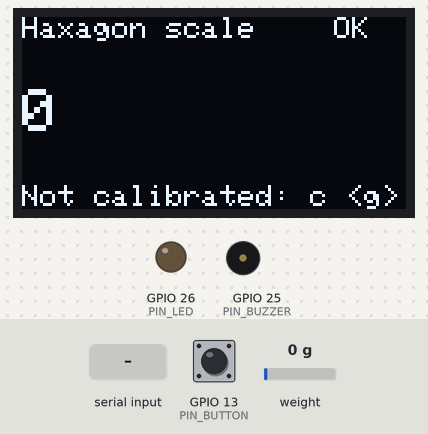
A sketch run on a simulated ESP32. Shown: 128×64 one-colour display, output pins drawn as LEDs (lit = HIGH), buzzer (waves = sounding). The inputs (shaded band) are chosen by the test bench; at power-on: GPIO 13 (PIN_BUTTON) HIGH, weight on the scale 0 g. EEPROM starts erased; what the sketch prints to the serial monitor is not drawn.

Above: at 3.5 s.
3.6 s: GPIO 13 (PIN_BUTTON) pulled LOW for 3.2 s
At 6.8 s:
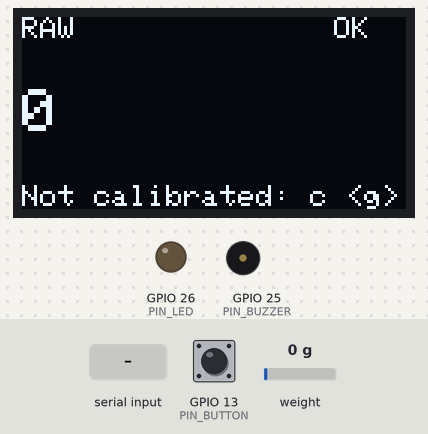
8.3 s: weight on the scale set to 100 g
At 9.1 s:
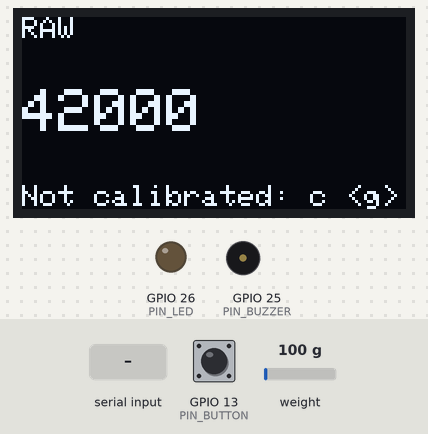
11.3 s: "c90\n" received over Serial
At 14.2 s:
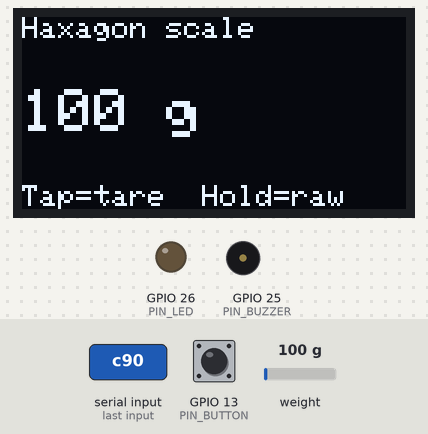
14.3 s: GPIO 13 (PIN_BUTTON) pulled LOW for 0.4 s
At 17.5 s:
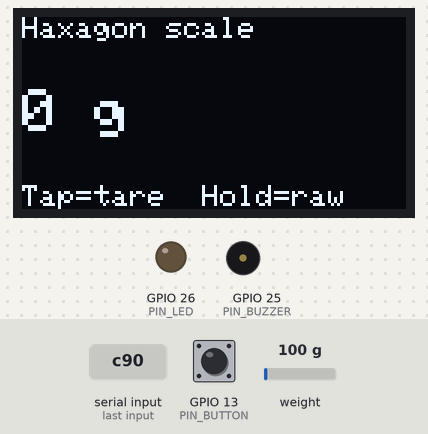
17.7 s: "r90\n" received over Serial
At 19.3 s:
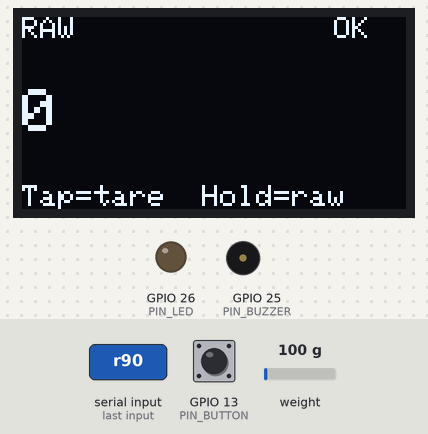
20.0 s: "r,45\n" received over Serial
At 21.6 s:
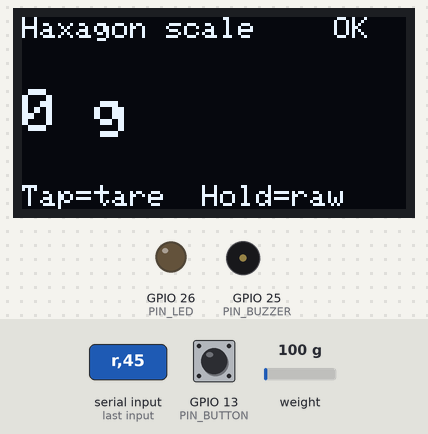
Timing chart, 0 to 22.9 s (numbered marks = the images above; inputs shaded):
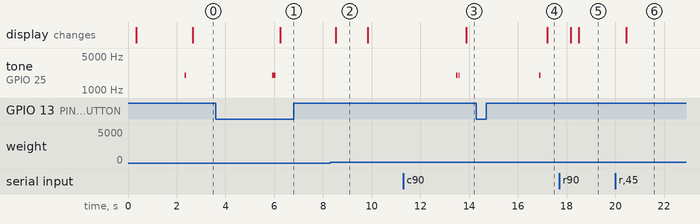

Measured:
- after the input at 3.6 s, tone on GPIO 25 (PIN_BUZZER): silent → 2000 Hz after 2.3 s, → silent 0.15 s later; the display: changes after 2.6 s (image 1)
- after the input at 8.3 s, the display: changes after 0.23 s (image 2)
- after the input at 11.3 s, tone on GPIO 25 (PIN_BUZZER): alternates 2000 Hz for 0.06 s and silent for 0.04 s, 4 changes in all, then stays silent, starting after 2.2 s; the display: changes after 2.6 s (image 3)
- after the input at 14.3 s, GPIO 26 (PIN_LED): stays LOW (without the input it goes to HIGH after 0.87 s); the display: changes after 2.9 s (image 4)
- after the input at 17.7 s, the display: first changes after 0.47 s (image 5 shows a later state)
- after the input at 20.0 s, the display: changes after 0.46 s (image 6)
- what the display in image 2 shows lasts 1.3 s, from 8.5 s to 9.8 s

The sketch:

scale_test.ino
```cpp
// Haxagon intake scale: bench test.
//
// Checks every part on its own before the Wi-Fi firmware exists:
//   - OLED shows the weight (or raw HX711 counts until calibrated)
//   - Button: short press = tare, hold 2 s = toggle raw / grams view
//   - LED lights and the buzzer beeps once when the reading settles
//   - Serial Monitor (115200 baud) prints every reading and takes commands
//
// Serial commands (type, then Enter):
//   t        tare (zero) with the plate empty
//   c 500    calibrate: put a known 500 g item on the plate first
//   r        toggle raw / grams view
//   b        test the buzzer and LED
//
// The calibration factor is saved to flash, so it survives a reboot.
// Pins follow the wiring table in README.md (Scale hardware).

#include <Wire.h>
#include <Adafruit_GFX.h>
#include <Adafruit_SSD1306.h>
#include <HX711.h>
#include <Preferences.h>

const int PIN_HX_DT = 16;
const int PIN_HX_SCK = 4;
const int PIN_SDA = 21;
const int PIN_SCL = 22;
const int PIN_BUTTON = 13;
const int PIN_BUZZER = 25;
const int PIN_LED = 26;

const uint8_t OLED_ADDR = 0x3C;
const unsigned long HOLD_MS = 2000;
const float STABLE_BAND_G = 3.0;      // reading must stay within this...
const unsigned long STABLE_MS = 1000; // ...for this long to count as settled
const float EMPTY_G = 5.0;            // below this the plate counts as empty

Adafruit_SSD1306 display(128, 64, &Wire, -1);
HX711 scale;
Preferences prefs;

float calFactor = 0;     // 0 = not calibrated yet
bool showRaw = false;
bool oledOk = false;

float stableRef = 0;
unsigned long stableSince = 0;
bool settled = false;

void beep(int ms) {
  tone(PIN_BUZZER, 2000, ms);
}

void doTare() {
  scale.tare(20);
  Serial.println("Tared.");
  beep(60);
}

void doCalibrate(float knownGrams) {
  if (knownGrams <= 0) {
    Serial.println("Usage: c <grams>, e.g. c 500");
    return;
  }
  long counts = scale.read_average(20) - scale.get_offset();
  if (abs(counts) < 1000) {
    Serial.println("Barely any signal. Is the weight on the plate? Check the load cell wires.");
    return;
  }
  calFactor = counts / knownGrams;
  scale.set_scale(calFactor);
  prefs.putFloat("cal", calFactor);
  showRaw = false;
  Serial.printf("Calibrated. Factor = %.2f counts per gram (saved).\n", calFactor);
  beep(60); delay(100); beep(60);
}

void drawScreen(float grams, long raw) {
  if (!oledOk) return;
  display.clearDisplay();
  display.setTextColor(SSD1306_WHITE);
  display.setTextSize(1);
  display.setCursor(0, 0);
  display.print(showRaw ? "RAW" : "Haxagon scale");
  if (settled) {
    display.setCursor(104, 0);
    display.print("OK");
  }

  display.setTextSize(2);
  display.setCursor(0, 24);
  if (showRaw || calFactor == 0) {
    display.print(raw);
  } else {
    display.printf("%.0f g", grams);
  }

  display.setTextSize(1);
  display.setCursor(0, 56);
  display.print(calFactor == 0 ? "Not calibrated: c <g>" : "Tap=tare  Hold=raw");
  display.display();
}

void handleSerial() {
  if (!Serial.available()) return;
  String line = Serial.readStringUntil('\n');
  line.trim();
  if (line.length() == 0) return;
  char cmd = tolower(line[0]);
  if (cmd == 't') doTare();
  else if (cmd == 'c') doCalibrate(line.substring(1).toFloat());
  else if (cmd == 'r') { showRaw = !showRaw; Serial.println(showRaw ? "Raw view." : "Grams view."); }
  else if (cmd == 'b') {
    Serial.println("Buzzer + LED test.");
    digitalWrite(PIN_LED, HIGH); beep(300); delay(500); digitalWrite(PIN_LED, LOW);
  }
  else Serial.println("Commands: t, c <grams>, r, b");
}

void handleButton() {
  static bool wasDown = false;
  static unsigned long downAt = 0;
  static bool holdFired = false;
  bool down = digitalRead(PIN_BUTTON) == LOW;

  if (down && !wasDown) { downAt = millis(); holdFired = false; }
  if (down && !holdFired && millis() - downAt >= HOLD_MS) {
    showRaw = !showRaw;
    holdFired = true;
    Serial.println(showRaw ? "Button hold: raw view." : "Button hold: grams view.");
    beep(150);
  }
  if (!down && wasDown && !holdFired && millis() - downAt > 30) {
    Serial.println("Button tap: tare.");
    doTare();
  }
  wasDown = down;
}

void updateSettled(float grams) {
  if (fabs(grams - stableRef) > STABLE_BAND_G) {
    stableRef = grams;
    stableSince = millis();
    settled = false;
  } else if (!settled && millis() - stableSince >= STABLE_MS) {
    settled = true;
    if (calFactor != 0 && grams > EMPTY_G) {
      Serial.printf("Settled at %.0f g\n", grams);
      beep(100);
    }
  }
  digitalWrite(PIN_LED, settled && calFactor != 0 && grams > EMPTY_G);
}

void setup() {
  Serial.begin(115200);
  delay(300);
  Serial.println("\nHaxagon scale bench test");

  pinMode(PIN_BUTTON, INPUT_PULLUP);
  pinMode(PIN_LED, OUTPUT);
  pinMode(PIN_BUZZER, OUTPUT);

  Wire.begin(PIN_SDA, PIN_SCL);
  oledOk = display.begin(SSD1306_SWITCHCAPVCC, OLED_ADDR);
  if (!oledOk) Serial.println("OLED not found at 0x3C. Check SDA/SCL and power.");

  scale.begin(PIN_HX_DT, PIN_HX_SCK);
  if (!scale.wait_ready_timeout(2000)) {
    Serial.println("HX711 not responding. Check DT=16, SCK=4, VCC and GND.");
  }

  prefs.begin("scale", false);
  calFactor = prefs.getFloat("cal", 0);
  if (calFactor != 0) {
    scale.set_scale(calFactor);
    Serial.printf("Loaded calibration factor %.2f\n", calFactor);
  } else {
    Serial.println("No calibration yet. Tare empty, then put a known weight on and type: c <grams>");
  }
  doTare();
  Serial.println("Commands: t, c <grams>, r, b");
}

void loop() {
  handleSerial();
  handleButton();

  static unsigned long lastRead = 0;
  if (millis() - lastRead < 200) return;
  lastRead = millis();

  if (!scale.is_ready()) return;
  long raw = scale.read_average(3);
  float grams = calFactor != 0 ? (raw - scale.get_offset()) / calFactor : 0;

  updateSettled(calFactor != 0 ? grams : (raw - scale.get_offset()) / 100.0);
  drawScreen(grams, raw - scale.get_offset());

  static unsigned long lastPrint = 0;
  if (millis() - lastPrint >= 500) {
    lastPrint = millis();
    Serial.printf("raw=%ld  net=%ld  grams=%.1f%s\n",
                  raw, raw - scale.get_offset(), grams, settled ? "  (settled)" : "");
  }
}
```
